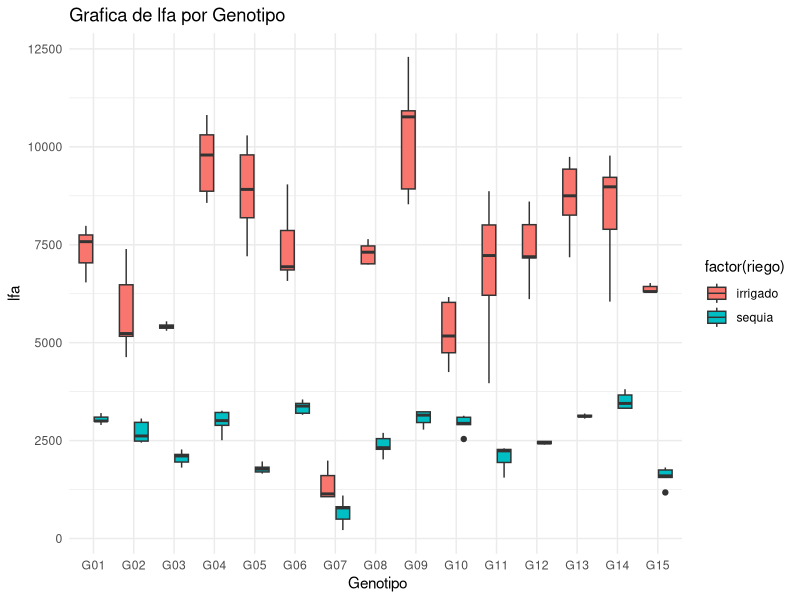

Generate this figure with R:
## ---- chunk 1
1 + 1
## ---- chunk 2
#| echo: false
2 *1
## ---- chunk 3
library(readxl) 
data <- read_excel("LA MOLINA 2014 POTATO WUE (FB).xlsx" , sheet = 2)
head(data)


## ---- chunk 4
modelo <- lm(formula = lfa ~ block + geno + riego +riego*geno, data = data)
anova(modelo)

## ---- chunk 5
library(ggplot2)

## ---- chunk 6
ggplot(data, aes(x = factor(geno),y =lfa, fill= factor(riego))) + 
  geom_boxplot() +
  labs(title = "Grafica de lfa por Genotipo", x = " Genotipo", y = "lfa") + theme_minimal()

